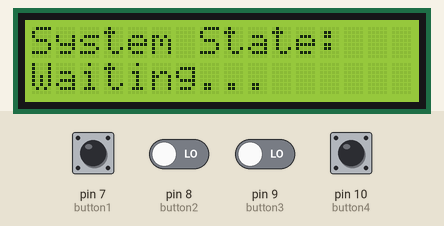
Recording of a sketch running on a simulated Arduino Uno, built with avr-gcc and run on an emulated ATmega328P. Parts: 16×2 character LCD. The test bench sets the inputs (shaded band); at power-on: pin 7 (button1), pin 8 (button2), pin 9 (button3), pin 10 (button4) LOW.

Above: at 1.2 s.
1.3 s: pin 10 (button4) pulled HIGH for 0.15 s
At 3.5 s:
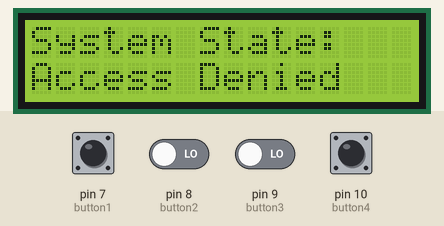
4.4 s: pin 7 (button1) pulled HIGH for 0.15 s
At 4.8 s:
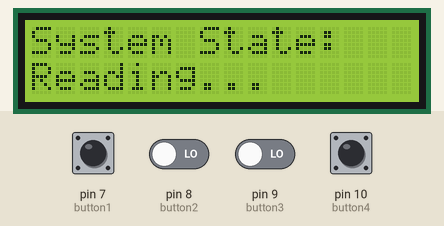
6.4 s: pin 10 (button4) pulled HIGH for 1 s
At 6.7 s:
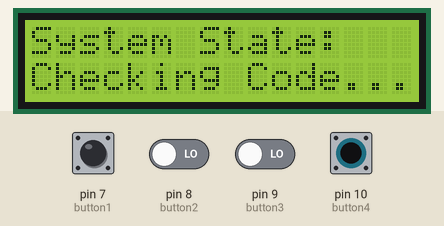
10.4 s: pin 7 (button1) driven HIGH and pin 8 (button2) driven HIGH and pin 9 (button3) driven HIGH and pin 10 (button4) driven HIGH
At 13.2 s:
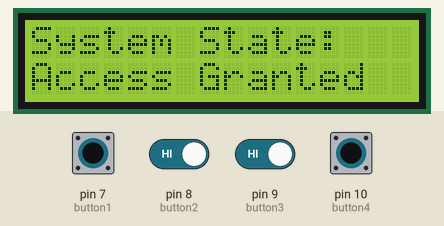
Timing chart, 0 to 14.4 s (numbered marks = the images above; inputs shaded):
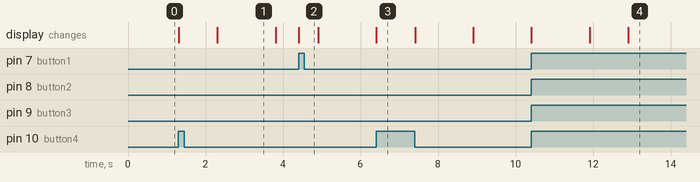

The sketch:

_3_button_lock.ino
```cpp
#include <LiquidCrystal.h>

//By Stefan Chochowski

// initialize the library with the numbers of the interface pins

LiquidCrystal lcd(12, 11, 5, 4, 3, 2);

const int button1 = 7;

const int button2 = 8;

const int button3 = 9;

const int button4 = 10;


int button1state = 0;

int button2state = 0;

int button3state = 0;

int button4state = 0;


int check = 0;


int unlock_var = 0;

int unlock_code = 100;

int temp_num;

int gate = 0;


void setup() {


  pinMode(button1, INPUT);

  pinMode(button2, INPUT);

  pinMode(button3, INPUT);

  pinMode(button4, INPUT);

  // set up the LCD's number of columns and rows:

  lcd.begin(16, 2);

  // Print a message to the LCD.

  lcd.print("System State:");

}


void loop() {

  // read the state of the pushbutton value:

  button1state = digitalRead(button1);

  button2state = digitalRead(button2);

  button3state = digitalRead(button3);

  button4state = digitalRead(button4);


  //  lcd.print("                   ");

  //  // check if the pushbutton is pressed.

  //  // if it is, the buttonState is HIGH:

  //  if (button1state == HIGH) {

  //    // show "yes" message

  //    lcd.setCursor(0,1);

  //    lcd.print("Pressed");

  //  }

  //  else {

  //    // show "no" message

  //    lcd.setCursor(0,1);

  //    lcd.print("NOT Pressed");

  //  }


  lcd.setCursor(0, 1);

  lcd.print("Waiting...        ");


  if (button1state == HIGH)

  {

    unlock_var = 26;

    lcd.setCursor(0, 1);

    lcd.print("Reading...");

    delay(500);

  }

  if (button2state == HIGH)

  {

    unlock_var = unlock_var * 3;

    lcd.setCursor(0, 1);

    lcd.print("Reading...");

    delay(500);

  }

  if (button3state == HIGH)

  {

    temp_num = unlock_var;

    temp_num = temp_num / 2;

    temp_num = temp_num - 17;

    unlock_var = unlock_var + temp_num;

    lcd.setCursor(0, 1);

    lcd.print("Reading...");

    delay(500);

  }


  if (button4state == HIGH)

  {

    check = 1;

  }


  if (check == 1)

  {

    lcd.setCursor(0, 1);

    lcd.print("Checking Code...");

    delay(1000);


    if (unlock_var == unlock_code)

    {

      lcd.setCursor(0, 1);

      lcd.print("Access Granted    ");

      delay(10000); //unlock delay

      unlock_var = 0;

    }

    else

    {

      lcd.setCursor(0, 1);

      lcd.print("Access Denied     ");

      delay(1500);

      unlock_var = 0;

      check = 0;

    }


  }

}
```

Measured:
- after the input at 1.3 s, the display: first changes at once (image 1 shows a later state)
- after the input at 4.4 s, the display: changes at once (image 2)
- after the input at 6.4 s, the display: changes at once (image 3)
- after the input at 10.4 s, the display: first changes at once (image 4 shows a later state)
- what the display in image 1 shows lasts 1.5 s, from 2.3 s to 3.8 s
